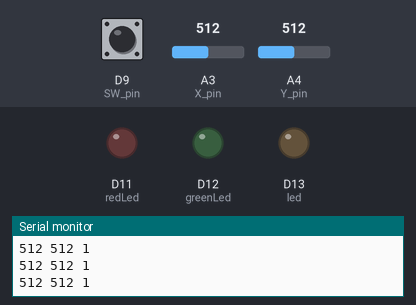
The sketch below on a simulated nRF52 board. Shown: output pins drawn as LEDs (lit = HIGH), the last lines printed to the serial monitor. Inputs (shaded band) come from the test bench; at power-on: D9 (SW_pin) HIGH, A3 (X_pin) = 512, A4 (Y_pin) = 512.

Above: at 1.2 s.
1.3 s: D9 (SW_pin) pulled LOW for 0.15 s
At 1.48 s:
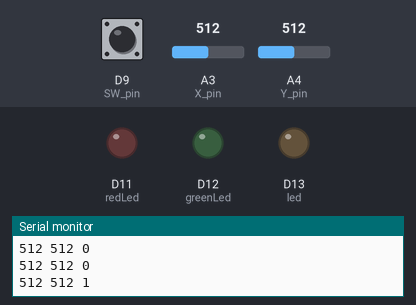
3.1 s: D9 (SW_pin) pulled LOW for 3.2 s
At 3.7 s:
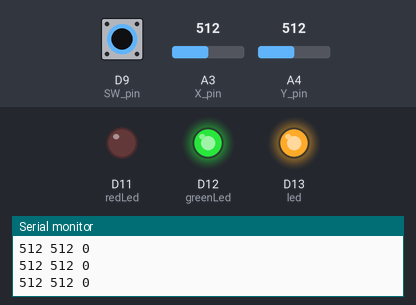
7.8 s: D9 (SW_pin) pulled LOW for 1 s
At 9.3 s:
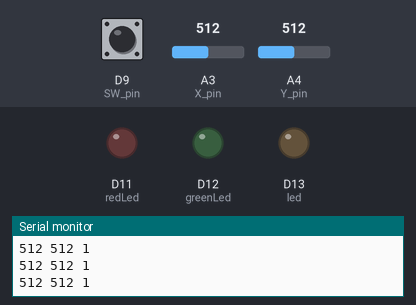
Timing chart, 0 to 10.8 s (numbered marks = the images above; inputs shaded):
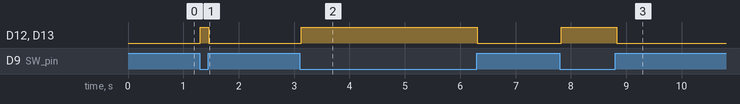

The sketch:

Flashlight.ino
```cpp
#include <bluefruit.h>

const int led = 13;
const int greenLed = 12;
const int redLed = 11;
const int SW_pin = 9;
const int X_pin = A3;
const int Y_pin = A4;

void setup() {
  Serial.begin(115200);
  pinMode(led, OUTPUT);
  pinMode(greenLed, OUTPUT);
  pinMode(redLed, OUTPUT);
  pinMode(SW_pin, INPUT_PULLUP);
  Serial.println("Ready");
}

void loop() {
  int xVal = analogRead(X_pin);
  int yVal = analogRead(Y_pin);
  int switchState = digitalRead(SW_pin) == LOW ? 0 : 1;

  // LED follows switch
  digitalWrite(led, switchState == 0 ? HIGH : LOW);
  digitalWrite(greenLed, switchState == 0 ? HIGH : LOW);

  // Pulse red LED
  digitalWrite(redLed, HIGH);
  delay(5);
  digitalWrite(redLed, LOW);

  Serial.print(xVal);
  Serial.print(" ");
  Serial.print(yVal);
  Serial.print(" ");
  Serial.println(switchState);

  delay(25);
}
```

Measured:
- after the input at 1.3 s, D12 (greenLed), D13 (led): LOW → HIGH at once, → LOW 0.15 s later
- after the input at 3.1 s, D11 (redLed): stays LOW (without the input it goes to HIGH after 4.7 s); D12 (greenLed), D13 (led): LOW → HIGH at once, → LOW 3.2 s later
- after the input at 7.8 s, D12 (greenLed), D13 (led): LOW → HIGH at once, → LOW 1.0 s later
